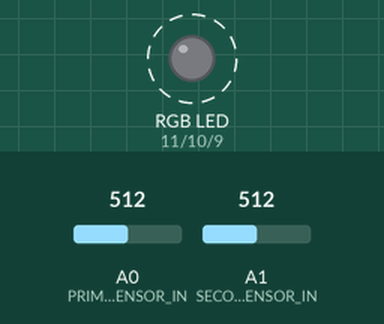
This sketch was run on a simulated Arduino Uno, built with avr-gcc and run on an emulated ATmega328P. On the bench: an RGB LED mixed from three pins (HIGH = lit). Dashed ring = blinking. The inputs (shaded band) are chosen by the test bench; at power-on: A0 (PRIMARY_SENSOR_IN) = 512, A1 (SECONDARY_SENSOR_IN) = 512. Pins used as bus, display or sensor lines are not drawn.

Above: at 1.07 s.
1.3 s: A0 (PRIMARY_SENSOR_IN) set to 17
At 1.43 s:
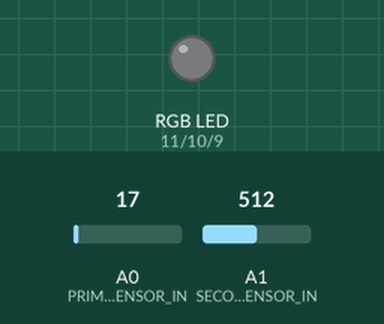
4.3 s: A1 (SECONDARY_SENSOR_IN) set to 306
7.3 s: A1 (SECONDARY_SENSOR_IN) set to 245
10.3 s: A0 (PRIMARY_SENSOR_IN) set to 0
13.3 s: A1 (SECONDARY_SENSOR_IN) set to 122
16.3 s: A1 (SECONDARY_SENSOR_IN) set to 17
At 16.54 s:
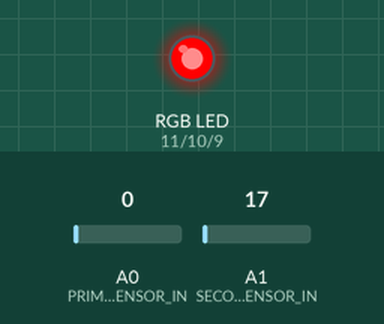
At 17.14 s:
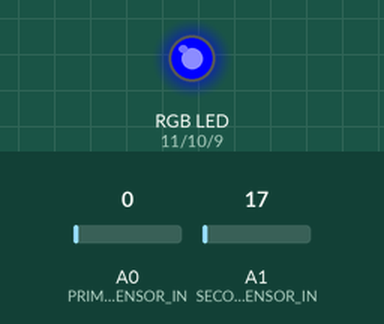
Timing chart, 0 to 22.3 s (numbered marks = the images above; inputs shaded):
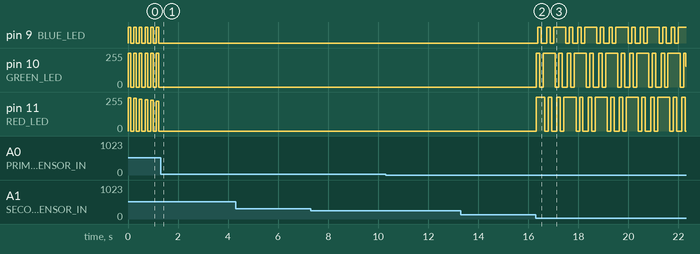

The sketch:

rgb-led-color-shift_2-with-dim-and-strobe.ino
```cpp
/********************************************************
 * POTENTIAL IMPROVEMENTS                               *
 *                                                      *
 *                                                      *
 *   - Add dimming potentiometer                        *
 *   - Power more than one RGB LED                      *
 *   - Use a power supply and a resistor                *
 *   - Switch to turn off some colors?                  *
 *                                                      *
 ********************************************************/


#define DEBUG false

#define RED_LED   11
#define GREEN_LED 10
#define BLUE_LED  9

#define STEP_DELTA 5

#define EPSILON 250

#define PRIMARY_SENSOR_IN    A0
#define PRIMARY_SENSOR_OUT   2
#define SECONDARY_SENSOR_IN  A1
#define SECONDARY_SENSOR_OUT 4

#define RED_INDEX   0
#define GREEN_INDEX 1
#define BLUE_INDEX  2


byte step_delay = 15;
byte strobe_delay = 0;

byte current_rgb[3] = {255, 255, 255};

byte counter = 0;
byte check_sensors_about_every = 10;


#if DEBUG
void debug_values() {
    char buff[20];
    sprintf(buff, "(%d, %d, %d)",
            current_rgb[RED_INDEX],
            current_rgb[GREEN_INDEX],
            current_rgb[BLUE_INDEX]);
    Serial.println(buff);
}
#endif


void write_RGB_colors() {
    analogWrite(RED_LED,   current_rgb[RED_INDEX]);
    analogWrite(GREEN_LED, current_rgb[GREEN_INDEX]);
    analogWrite(BLUE_LED,  current_rgb[BLUE_INDEX]);
    if (counter % check_sensors_about_every == 0) {
        update_step_delay();
        update_strobe_delay();
    }
    #if DEBUG
    debug_values();
    #endif
}

void write_RGB_zeroes() {
    analogWrite(RED_LED,   0);
    analogWrite(GREEN_LED, 0);
    analogWrite(BLUE_LED,  0);
}

void update_step_delay() {
    step_delay = map(analogRead(PRIMARY_SENSOR_IN), 0, 1023, 1, 200);
}

void update_strobe_delay() {
    strobe_delay = map(analogRead(SECONDARY_SENSOR_IN), 0, 1023, 0, 255);
}

void do_strobe_delay() {
    if (strobe_delay > 27) {
        // TODO: fix
        write_RGB_zeroes();
        delay(strobe_delay);
    }
}


/* ----------------------------------- */

void bring_down_color(byte color_index) {
    while (current_rgb[color_index] >= STEP_DELTA) {
        current_rgb[color_index] = current_rgb[color_index] - STEP_DELTA;
        write_RGB_colors();
        delay(step_delay);
        do_strobe_delay();
    }
}

void bring_up_color(byte color_index) {
    while (current_rgb[color_index] <= (255 - STEP_DELTA)) {
        current_rgb[color_index] = current_rgb[color_index] + STEP_DELTA;
        write_RGB_colors();
        delay(step_delay);
        do_strobe_delay();
    }
}

/* ----------------------------------- */

void setup() {
    pinMode(RED_LED, OUTPUT);
    pinMode(GREEN_LED, OUTPUT);
    pinMode(BLUE_LED, OUTPUT);
    digitalWrite(PRIMARY_SENSOR_OUT, HIGH);
    digitalWrite(SECONDARY_SENSOR_OUT, HIGH);
    pinMode(SECONDARY_SENSOR_OUT, OUTPUT);
    pinMode(PRIMARY_SENSOR_OUT, OUTPUT);
    write_RGB_colors();
    #if DEBUG
    Serial.begin(9600);
    #endif
}

void loop() {

    // first pattern
    bring_down_color(RED_INDEX);
    bring_down_color(GREEN_INDEX);
    bring_up_color(RED_INDEX);
    bring_down_color(BLUE_INDEX);
    bring_up_color(GREEN_INDEX);
    bring_up_color(BLUE_INDEX);

    // second pattern
    bring_down_color(GREEN_INDEX);
    bring_down_color(BLUE_INDEX);
    bring_up_color(GREEN_INDEX);
    bring_down_color(RED_INDEX);
    bring_up_color(BLUE_INDEX);
    bring_up_color(RED_INDEX);

    // third pattern
    bring_down_color(BLUE_INDEX);
    bring_down_color(RED_INDEX);
    bring_up_color(BLUE_INDEX);
    bring_down_color(GREEN_INDEX);
    bring_up_color(RED_INDEX);
    bring_up_color(GREEN_INDEX);

}
```

Measured:
- after the input at 1.3 s, pin 9 (BLUE_LED): stops changing and stays LOW; pin 10 (GREEN_LED): stops changing and stays 0/255; pin 11 (RED_LED): stays 0/255 (without the input it goes to 225/255 after 0.06 s)
- after the input at 16.3 s, pin 9 (BLUE_LED): LOW → HIGH after 0.08 s, then repeats every 1.2 s: LOW 0.21 s, HIGH 0.14 s, LOW 0.14 s, HIGH 0.49 s, LOW 0.14 s, HIGH 0.14 s; pin 10 (GREEN_LED): 0/255 → 255/255 at once, → 0/255 0.14 s later, → 255/255 0.14 s later, → 0/255 0.49 s later, … (30 changes in this stretch)
- by itself, pin 9 (BLUE_LED): alternates HIGH for 0.10 s and LOW for 0.13 s
- by itself, pin 10 (GREEN_LED): alternates 255/255 for 0.10 s and 0/255 for 0.13 s
- by itself, pin 11 (RED_LED): ramps from 0/255 to 250/255 and jumps back, once every 0.23 s
